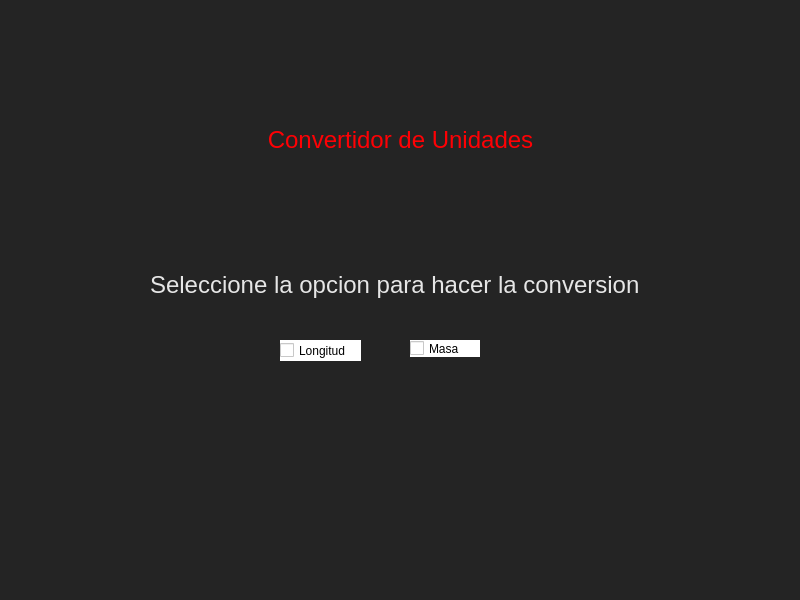
<?xml version="1.0" encoding="UTF-8"?>
<ui version="4.0">
 <class>MainWindow</class>
 <widget class="QMainWindow" name="MainWindow">
  <property name="geometry">
   <rect>
    <x>0</x>
    <y>0</y>
    <width>800</width>
    <height>600</height>
   </rect>
  </property>
  <property name="windowTitle">
   <string>MainWindow</string>
  </property>
  <property name="styleSheet">
   <string notr="true">background-color: rgb(36, 36, 36);</string>
  </property>
  <widget class="QWidget" name="centralwidget">
   <widget class="QCheckBox" name="longitud">
    <property name="geometry">
     <rect>
      <x>280</x>
      <y>340</y>
      <width>81</width>
      <height>21</height>
     </rect>
    </property>
    <property name="styleSheet">
     <string notr="true">font: 12pt &quot;Comic Sans MS&quot;;
background-color: rgb(255, 255, 255);</string>
    </property>
    <property name="text">
     <string>Longitud</string>
    </property>
   </widget>
   <widget class="QCheckBox" name="masa">
    <property name="geometry">
     <rect>
      <x>410</x>
      <y>340</y>
      <width>70</width>
      <height>17</height>
     </rect>
    </property>
    <property name="styleSheet">
     <string notr="true">font: 12pt &quot;Comic Sans MS&quot;;
background-color: rgb(255, 255, 255);</string>
    </property>
    <property name="text">
     <string>Masa</string>
    </property>
   </widget>
   <widget class="QLabel" name="label">
    <property name="geometry">
     <rect>
      <x>150</x>
      <y>260</y>
      <width>511</width>
      <height>51</height>
     </rect>
    </property>
    <property name="text">
     <string>&lt;html&gt;&lt;head/&gt;&lt;body&gt;&lt;p&gt;&lt;span style=&quot; font-size:18pt; color:#e6e6e6;&quot;&gt;Seleccione la opcion para hacer la conversion&lt;/span&gt;&lt;/p&gt;&lt;/body&gt;&lt;/html&gt;</string>
    </property>
   </widget>
   <widget class="QLabel" name="label_2">
    <property name="geometry">
     <rect>
      <x>240</x>
      <y>120</y>
      <width>321</width>
      <height>41</height>
     </rect>
    </property>
    <property name="text">
     <string>&lt;html&gt;&lt;head/&gt;&lt;body&gt;&lt;p align=&quot;center&quot;&gt;&lt;span style=&quot; font-size:18pt; color:#ff0004;&quot;&gt;Convertidor de Unidades&lt;/span&gt;&lt;/p&gt;&lt;/body&gt;&lt;/html&gt;</string>
    </property>
   </widget>
  </widget>
  <widget class="QMenuBar" name="menubar">
   <property name="geometry">
    <rect>
     <x>0</x>
     <y>0</y>
     <width>800</width>
     <height>21</height>
    </rect>
   </property>
  </widget>
  <widget class="QStatusBar" name="statusbar"/>
 </widget>
 <resources/>
 <connections/>
</ui>
